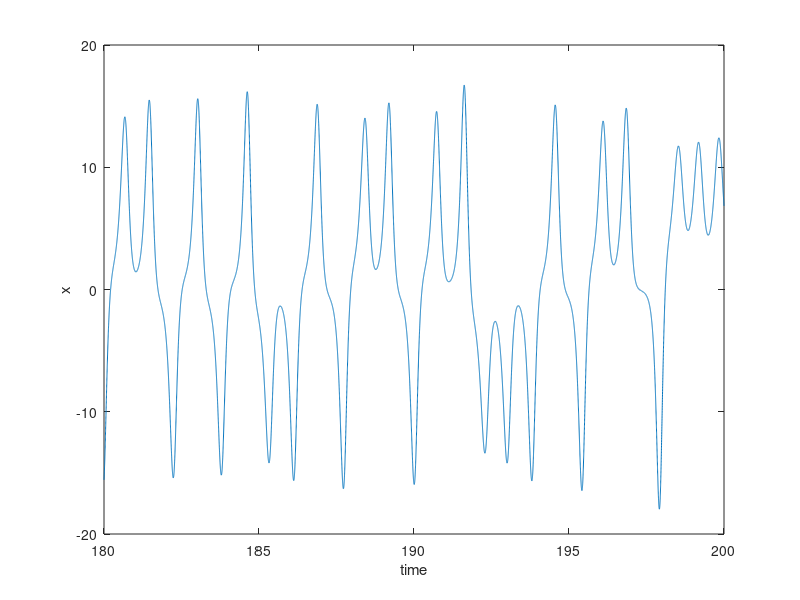
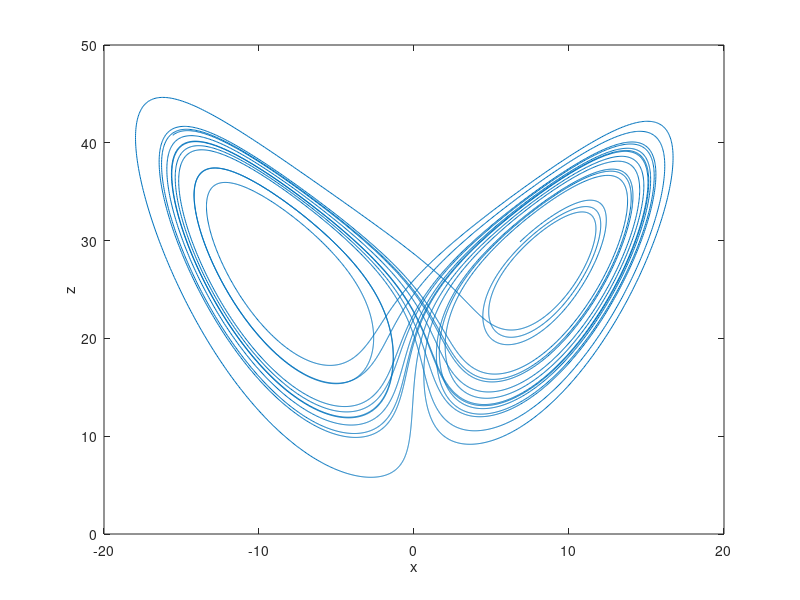
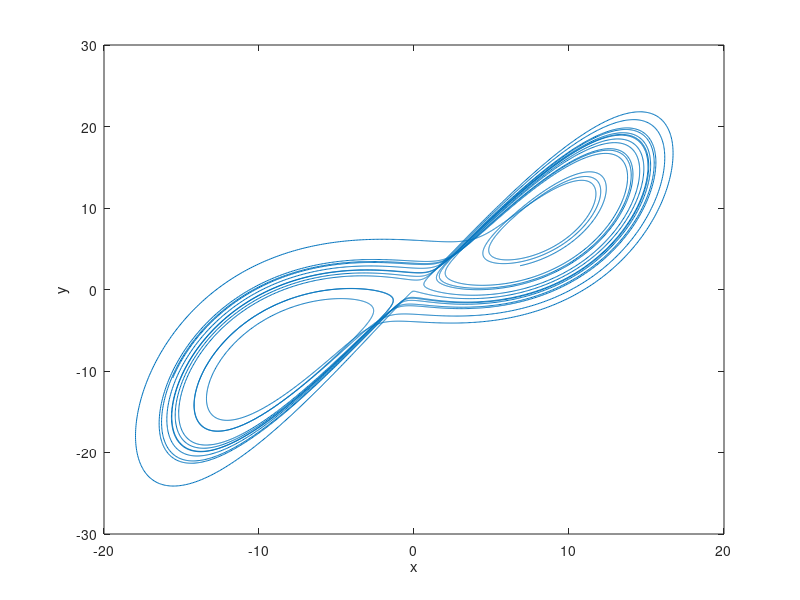

Recreate these plots in MATLAB, in order.
function doall=lorenz1
clear all; close all;
% Eli Tziperman: example for course in nonlinear dynamics and
% chaos.

% Solve Lorenz system using the "modified Euler scheme" (a second
% order, constant step scheme), see Strogatz page 33.

% the equation:
%  dx/dt = sigma*(y-x)
%  dy/dt = r*x-y-x*z
%  dz/dt = x*y-b*z

% define parameters:
% ------------------
% parameters:
sigma=10.0;
b=8.0/3.0;
r=28;

delta_t=0.001;

%print (and save) every nprint steps:
nprint=1;
% integration time:
T=200.0;

% number of steps:
N=floor(T/delta_t);
NP=floor(N/nprint);

% initial conditions:
n=1;
x=zeros(3,NP);
n=1;
x(:,n)=[0.1,0,0]';

% integrate:
for n=1:1:NP-1
  xp=x(:,n);
  for j=1:1:nprint
    x_tilde=xp+delta_t*rhs(xp,sigma,b,r);
    xp=xp+0.5*(rhs(xp,sigma,b,r)  ...
	       + rhs(x_tilde,sigma,b,r))*delta_t;
  end
  x(:,n+1)=xp;
end

% plot simple time series:
beg=floor(NP*9/10);
end1=NP;
time=delta_t*[1:1:NP];
plot(time(beg:end1),x(1,beg:end1))
xlabel('time')
ylabel('x')

% plot phase space:
figure
plot(x(1,beg:end1),x(3,beg:end1))
xlabel('x')
ylabel('z')

% plot phase space:
figure
b=floor(NP/2);
e=NP;
plot(x(1,beg:end1),x(2,beg:end1))
xlabel('x')
ylabel('y')


%%%%%%%%%%%%%%%%%%%%%%%%%%%%%%%%%%%%%%%%%%%%%%%%%%%%%%%%%%%%%%%%%%%%%%%%
function ff=rhs(x,sigma,b,r)
% return the rhs of the dynamical system:

ff=[sigma*(x(2)-x(1)),r*x(1)-x(2)-x(1)*x(3),x(1)*x(2)-b*x(3)]';
